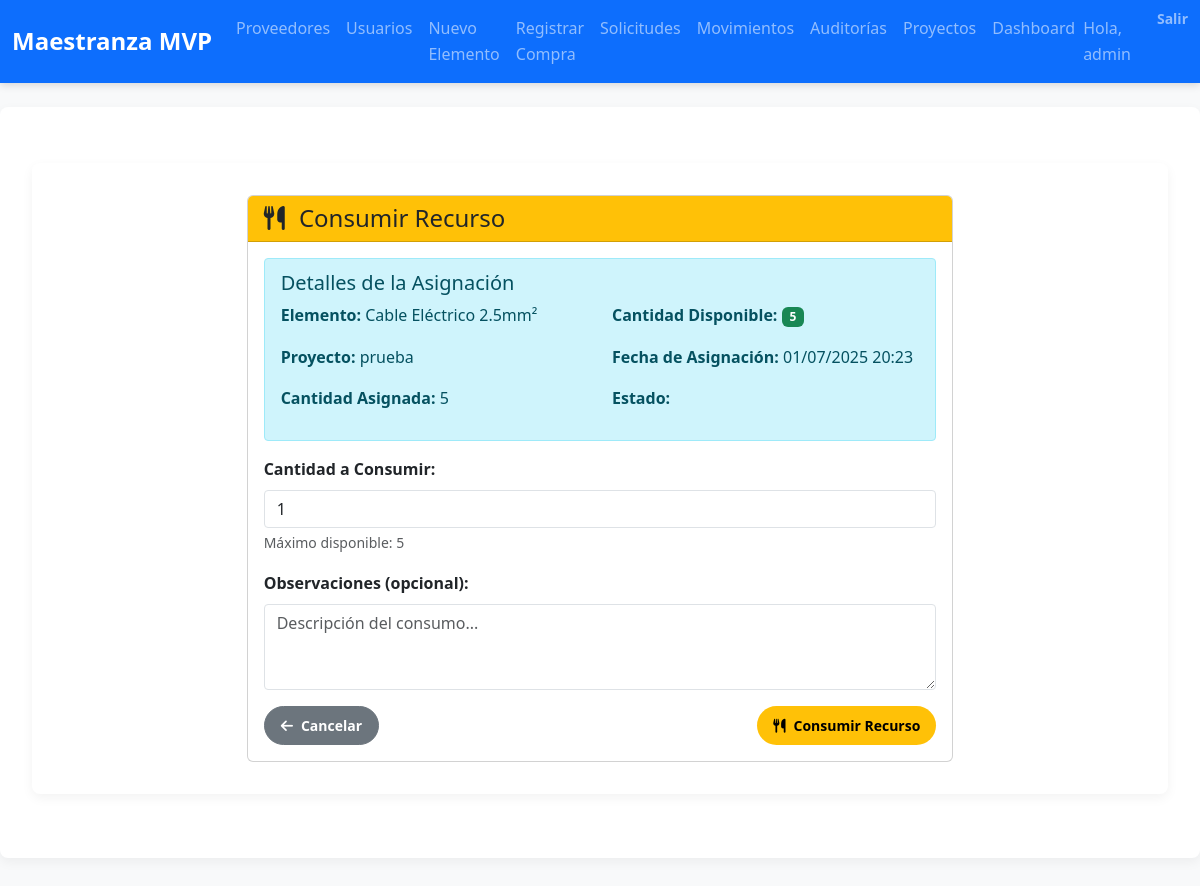
The app's page /asignaciones/3/consumir/ (signed in) with its own data.
### inventario/models.py (models this page shows, shortened)
class AsignacionRecurso(models.Model):
    ESTADOS = [
        ('reservado', 'Reservado'),
        ('en_uso', 'En Uso'),
        ('liberado', 'Liberado'),
        ('cancelado', 'Cancelado'),
    ]
    elemento = models.ForeignKey(ElementoInventario, on_delete=models.CASCADE, related_name='asignaciones')
    proyecto = models.CharField(max_length=200)
    cantidad_asignada = models.PositiveIntegerField()
    cantidad_disponible = models.PositiveIntegerField(default=0)  # Cantidad que aún no se ha usado
    fecha_asignacion = models.DateTimeField(auto_now_add=True)
    fecha_liberacion_estimada = models.DateField()
    fecha_liberacion_real = models.DateField(null=True, blank=True)
    estado = models.CharField(max_length=20, choices=ESTADOS, default='reservado')
    asignado_por = models.ForeignKey(User, on_delete=models.CASCADE, related_name='asignaciones_creadas')
    observaciones = models.TextField(blank=True)
    class Meta:
        ordering = ['-fecha_asignacion']
        verbose_name = 'Asignación de Recurso'
        verbose_name_plural = 'Asignaciones de Recursos'

class ElementoInventario(models.Model):
    nombre = models.CharField(max_length=100)
    descripcion = models.TextField(blank=True)
    numero_serie = models.CharField(max_length=50, unique=True)
    proveedor = models.ForeignKey(Proveedor, on_delete=models.PROTECT)
    categoria = models.ForeignKey(Categoria, on_delete=models.SET_NULL, null=True, blank=True)
    etiquetas = models.ManyToManyField(Etiqueta, blank=True)
    ubicacion = models.CharField(max_length=100)
    lote = models.CharField(max_length=50, blank=True, null=True, help_text="Identificador de lote (opcional)")
    fecha_vencimiento = models.DateField(blank=True, null=True, help_text="Fecha de vencimiento (opcional)")
    stock_actual = models.PositiveIntegerField(default=0)
    stock_minimo = models.PositiveIntegerField(default=1)

### inventario/decorators.py (the view)
        def wrapper(request, *args, **kwargs):
            user = request.user
            if user.is_authenticated and (
                user.is_superuser or
                user.groups.filter(name=role_name).exists()
            ):
                return view_func(request, *args, **kwargs)
            messages.error(request,
                "🚫 No tienes permiso para acceder a esta funcionalidad."
            )
            return redirect('inventario:index')

### inventario/context_processors.py (called while the page is built)
def role_flags(request):
    user = request.user
    return {
        'is_admin':    user.is_authenticated and user.is_superuser,
        'is_gestor':   user.is_authenticated and user.groups.filter(name='Gestor de Inventario').exists(),
        'is_comprador':user.is_authenticated and user.groups.filter(name='Comprador').exists(),
        'is_logistica':user.is_authenticated and user.groups.filter(name='Logística').exists(),
        'is_auditor':  user.is_authenticated and user.groups.filter(name='Auditor').exists(),
        'is_produccion':user.is_authenticated and user.groups.filter(name='Jefe de Producción').exists(),
        'is_gerente_proyecto':user.is_authenticated and user.groups.filter(name='Gerente de Proyectos').exists(),
        'is_usuario_final':user.is_authenticated and user.groups.filter(name='Usuario Final').exists(),
    }

### inventario/views.py (called while the page is built, shortened)
@login_required
@role_required('Jefe de Producción')
def asignacion_consumir(request, pk):
    asignacion = get_object_or_404(AsignacionRecurso, pk=pk)
    return render(request, 'inventario/asignacion_consumir.html', {
        'asignacion': asignacion
    })

### inventario/templates/inventario/asignacion_consumir.html (shortened to what this page needs)
{% extends 'inventario/base.html' %}
{% load static %}
{% block content %}
<div class="container mt-4">
    <div class="row">
        <div class="col-md-8 mx-auto">
            <div class="card">
                <div class="card-header bg-warning text-dark">
                    <h4 class="mb-0">
                        <i class="fas fa-utensils me-2"></i>
                        Consumir Recurso
                    </h4>
                </div>
                <div class="card-body">
                    <div class="alert alert-info">
                        <h5>Detalles de la Asignación</h5>
                        <div class="row">
                            <div class="col-md-6">
                                <p><strong>Elemento:</strong> {{ asignacion.elemento.nombre }}</p>
                                <p><strong>Proyecto:</strong> {{ asignacion.proyecto }}</p>
                                <p><strong>Cantidad Asignada:</strong> {{ asignacion.cantidad_asignada }}</p>
                            </div>
                            <div class="col-md-6">
                                <p><strong>Cantidad Disponible:</strong>
                                    <span class="badge bg-success">{{ asignacion.cantidad_disponible }}</span>
                                </p>
                                <p><strong>Fecha de Asignación:</strong> {{ asignacion.fecha_asignacion|date:"d/m/Y H:i" }}</p>
                                <p><strong>Estado:</strong>
                                </p>
                            </div>
                        </div>
                    </div>
                    {% if asignacion.cantidad_disponible > 0 %}
                        <form method="post">
                            <div class="mb-3">
                                <label for="cantidad_consumir" class="form-label">
                                    <strong>Cantidad a Consumir:</strong>
                                </label>
                                <input type="number"
                                       class="form-control"
                                       id="cantidad_consumir"
                                       name="cantidad_consumir"
                                       min="1"
                                       max="{{ asignacion.cantidad_disponible }}"
                                       value="1"
                                       required>
                                <div class="form-text">
                                    Máximo disponible: {{ asignacion.cantidad_disponible }}
                                </div>
                            </div>
                            <div class="mb-3">
                                <label for="observaciones" class="form-label">
                                    <strong>Observaciones (opcional):</strong>
                                </label>
                                <textarea class="form-control"
                                          id="observaciones"
                                          name="observaciones"
                                          rows="3"
                                          placeholder="Descripción del consumo..."></textarea>
                            </div>
                            <div class="d-flex justify-content-between">
                                <a href="{% url 'inventario:asignacion_list' %}" class="btn btn-secondary">
                                    <i class="fas fa-arrow-left me-2"></i>Cancelar
                                </a>
                                <button type="submit" class="btn btn-warning">
                                    <i class="fas fa-utensils me-2"></i>Consumir Recurso
                                </button>
                            </div>
                        </form>
                    {% endif %}
                </div>
            </div>
        </div>
    </div>
</div>
{% endblock %}

### inventario/templates/inventario/base.html (shortened to what this page needs)
{% load static %}
<!DOCTYPE html>
<html lang="es">
<head>
  <link
    href="https://cdn.jsdelivr.net/npm/bootstrap@5.3.2/dist/css/bootstrap.min.css"
    rel="stylesheet"
>
  <link
    href="https://cdnjs.cloudflare.com/ajax/libs/font-awesome/6.4.0/css/all.min.css"
    rel="stylesheet"
>
  <link rel="stylesheet" href="{% static 'inventario/css/styles.css' %}">
</head>
<body>
  <nav class="navbar navbar-expand-lg navbar-dark bg-primary">
    <div class="container-fluid">
      <a class="navbar-brand" href="{% url 'inventario:index' %}">Maestranza MVP</a>
      <div class="collapse navbar-collapse" id="navbarNav">
        <ul class="navbar-nav me-auto">
          {% if user.is_authenticated %}
            {% if is_admin %}
              <li class="nav-item"><a class="nav-link" href="{% url 'inventario:proveedor_list' %}">Proveedores</a></li>
              <li class="nav-item"><a class="nav-link" href="{% url 'inventario:usuario_list' %}">Usuarios</a></li>
              <li class="nav-item"><a class="nav-link" href="{% url 'inventario:elemento_create' %}">Nuevo Elemento</a></li>
              <li class="nav-item"><a class="nav-link" href="{% url 'inventario:recepcion_create' %}">Registrar Compra</a></li>
              <li class="nav-item"><a class="nav-link" href="{% url 'inventario:solicitud_list' %}">Solicitudes</a></li>
              <li class="nav-item"><a class="nav-link" href="{% url 'inventario:movimiento_list' %}">Movimientos</a></li>
              <li class="nav-item"><a class="nav-link" href="{% url 'inventario:auditoria_list' %}">Auditorías</a></li>
              <li class="nav-item"><a class="nav-link" href="{% url 'inventario:proyecto_list' %}">Proyectos</a></li>
              <li class="nav-item"><a class="nav-link" href="{% url 'inventario:dashboard_proyectos' %}">Dashboard</a></li>
            {% endif %}
          {% endif %}
        </ul>
        <ul class="navbar-nav">
          {% if user.is_authenticated %}
            <li class="nav-item navbar-text me-3">Hola, {{ user.username }}</li>
            <li class="nav-item">
              <form method="post" action="{% url 'logout' %}" class="d-inline">
                <button class="nav-link btn btn-link p-0">Salir</button>
              </form>
            </li>
          {% endif %}
        </ul>
      </div>
    </div>
  </nav>
  <div class="container mt-4">
    {% block content %}{% endblock %}
  </div>
</body>
</html>

### inventario/static/inventario/css/styles.css (style rules this page uses)
:root { --brand-primary: #0056b3; --brand-secondary: #6c757d; --brand-success: #28a745; --brand-warning: #ffc107; --brand-danger: #dc3545; --brand-info: #17a2b8; --light-bg: #f8f9fa; --dark-bg: #343a40; --text-base: #212529; --text-muted: #6c757d; --table-border: #dee2e6; --stripe-bg: rgba(0, 0, 0, 0.03); }
* { margin: 0; padding: 0; box-sizing: border-box; }
body { font-family: 'Segoe UI', Tahoma, Geneva, Verdana, sans-serif; background-color: var(--light-bg); color: var(--text-base); line-height: 1.6; }
.navbar { box-shadow: 0 2px 8px rgba(0, 0, 0, 0.15); }
.navbar-brand { font-weight: 700; font-size: 1.5rem; }
.nav-link { font-weight: 500; }
.container { max-width: 1200px; margin: 2rem auto; background: #fff; padding: 2rem; border-radius: 0.5rem; box-shadow: 0 4px 12px rgba(0, 0, 0, 0.05); }
.btn { border-radius: 2rem; padding: 0.5rem 1rem; font-size: 0.875rem; font-weight: 600; transition: filter 0.2s ease; }
.btn-warning { background-color: var(--brand-warning); border: none; }
.alert { padding: 0.75rem 1rem; border-radius: 0.25rem; font-weight: 500; margin-bottom: 1rem; }
.form-control, .form-select { border-radius: 0.25rem; box-shadow: none; border: 1px solid var(--table-border); }

### records on screen
AsignacionRecurso: elemento.nombre "Cable Eléctrico 2.5mm²", proyecto "prueba", cantidad_asignada "5", cantidad_disponible "5", fecha_asignacion "01/07/2025 20:23", cantidad_consumir "1"

### other values on screen
{{ user.username }} "admin"
